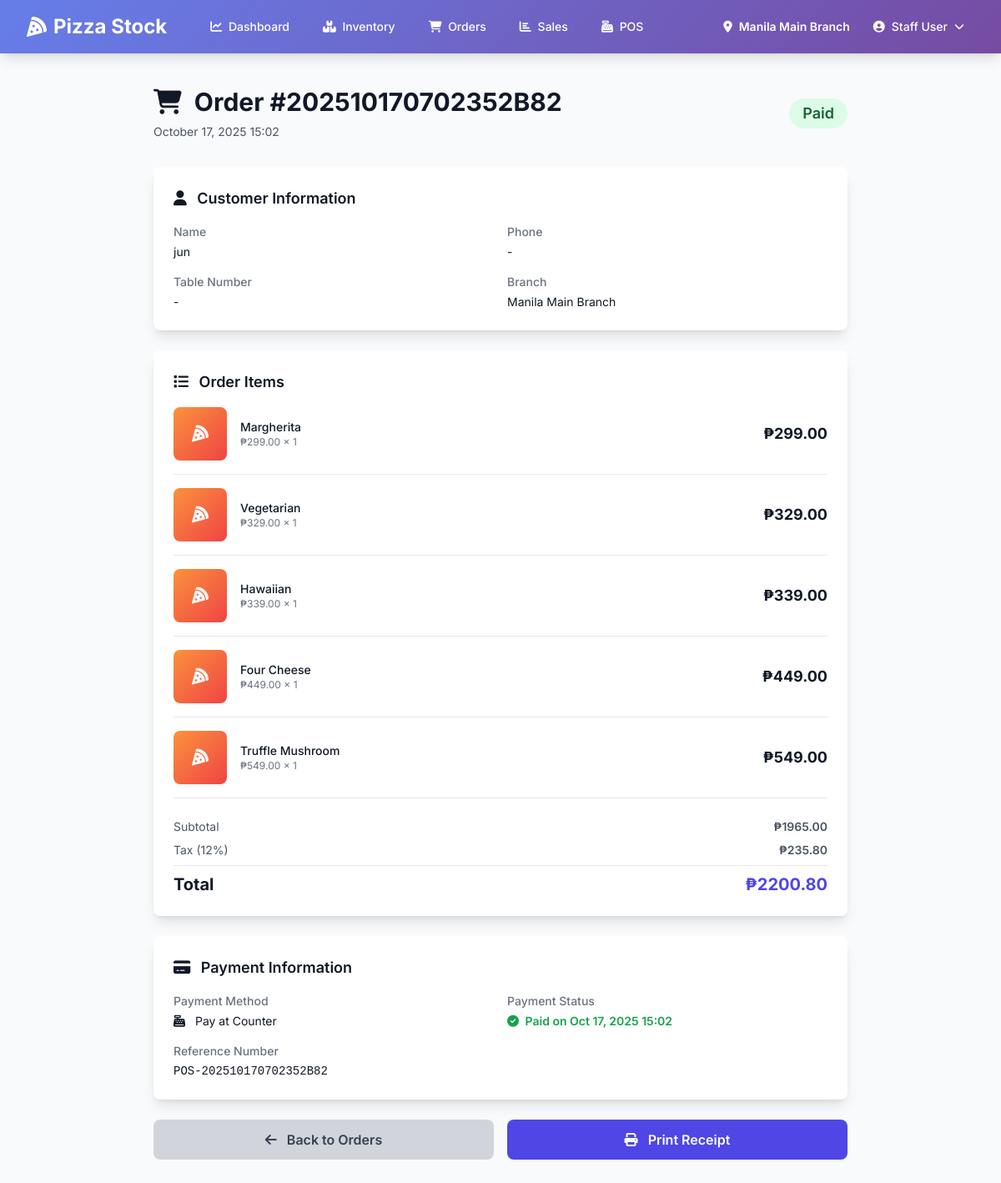
The page /orders/1/ (signed in) on the database its author committed.
### inventory/models.py (models this page shows, shortened)
class Branch(models.Model):
    name = models.CharField(max_length=100)
    code = models.CharField(max_length=20, unique=True)
    address = models.TextField()
    phone = models.CharField(max_length=20)
    is_active = models.BooleanField(default=True)
    qr_code = models.ImageField(upload_to='qr_codes/', blank=True, null=True)
    created_at = models.DateTimeField(auto_now_add=True)
    class Meta:
        ordering = ['name']
        verbose_name_plural = 'Branches'

class SKU(models.Model):
    name = models.CharField(max_length=100)
    description = models.TextField(blank=True)
    category = models.ForeignKey(Category, on_delete=models.CASCADE, related_name='skus')
    price = models.DecimalField(max_digits=8, decimal_places=2, validators=[MinValueValidator(Decimal('0.01'))])
    image = models.ImageField(upload_to='sku_images/', blank=True, null=True)
    is_active = models.BooleanField(default=True)
    created_at = models.DateTimeField(auto_now_add=True)
    updated_at = models.DateTimeField(auto_now=True)
    class Meta:
        ordering = ['category', 'name']
        verbose_name = 'SKU'
        verbose_name_plural = 'SKUs'

### users/models.py (models this page shows, shortened)
class User(AbstractUser):
    ROLE_CHOICES = [
        ('admin', 'Admin'),
        ('manager', 'Manager'),
        ('staff', 'Staff'),
    ]
    role = models.CharField(max_length=20, choices=ROLE_CHOICES, default='staff')
    phone = models.CharField(max_length=20, blank=True)
    branches = models.ManyToManyField('inventory.Branch', related_name='users', blank=True)
    created_at = models.DateTimeField(auto_now_add=True)
    updated_at = models.DateTimeField(auto_now=True)
    class Meta:
        ordering = ['-date_joined']
    def get_full_name(self):
        return f"{self.first_name} {self.last_name}".strip()
    def is_admin(self):
        return self.role == 'admin' or self.is_superuser
    def is_manager(self):
        return self.role in ['admin', 'manager'] or self.is_superuser
    def can_access_branch(self, branch):
        if self.is_admin():
            return True
        return self.branches.filter(id=branch.id).exists()

### orders/models.py (models this page shows, shortened)
class Order(models.Model):
    STATUS_CHOICES = [
        ('pending', 'Pending Payment'),
        ('paid', 'Paid'),
        ('preparing', 'Preparing'),
        ('ready', 'Ready for Pickup'),
        ('completed', 'Completed'),
        ('cancelled', 'Cancelled'),
    ]
    PAYMENT_CHOICES = [
        ('counter', 'Pay at Counter'),
        ('gcash', 'GCash'),
        ('paymaya', 'PayMaya'),
    ]
    order_number = models.CharField(max_length=20, unique=True, editable=False)
    branch = models.ForeignKey('inventory.Branch', on_delete=models.CASCADE, related_name='orders')
    customer_name = models.CharField(max_length=100, blank=True)
    customer_phone = models.CharField(max_length=20, blank=True)
    table_number = models.CharField(max_length=10, blank=True)
    subtotal = models.DecimalField(max_digits=10, decimal_places=2, default=0)
    tax = models.DecimalField(max_digits=10, decimal_places=2, default=0)
    total_amount = models.DecimalField(max_digits=10, decimal_places=2)
    payment_method = models.CharField(max_length=20, choices=PAYMENT_CHOICES)
    payment_reference = models.CharField(max_length=100, blank=True)
    status = models.CharField(max_length=20, choices=STATUS_CHOICES, default='pending')
    notes = models.TextField(blank=True)
    created_at = models.DateTimeField(auto_now_add=True)
    paid_at = models.DateTimeField(null=True, blank=True)
    completed_at = models.DateTimeField(null=True, blank=True)
    updated_at = models.DateTimeField(auto_now=True)
    class Meta:
        ordering = ['-created_at']
        indexes = [
            models.Index(fields=['-created_at']),
            models.Index(fields=['branch', 'status']),
            models.Index(fields=['order_number']),
        ]

class OrderItem(models.Model):
    order = models.ForeignKey(Order, on_delete=models.CASCADE, related_name='items')
    sku = models.ForeignKey('inventory.SKU', on_delete=models.CASCADE)
    quantity = models.PositiveIntegerField(validators=[MinValueValidator(1)])
    unit_price = models.DecimalField(max_digits=8, decimal_places=2, validators=[MinValueValidator(Decimal('0.01'))])
    notes = models.CharField(max_length=200, blank=True)
    class Meta:
        ordering = ['id']
    def get_total(self):
        return self.unit_price * self.quantity

### orders/views.py (the view)
# urls.py: path('<int:order_id>/', views.order_detail, name='detail'),
@login_required
def order_detail(request, order_id):
    order = get_object_or_404(Order, id=order_id)
    if not request.user.can_access_branch(order.branch):
        messages.error(request, 'You do not have access to this order.')
        return redirect('orders:dashboard')
    context = {
        'order': order,
    }
    return render(request, 'orders/staff/detail.html', context)

### templates/orders/staff/detail.html (shortened to what this page needs)
{% extends 'base.html' %}  {% block content %}
<div class="max-w-4xl mx-auto px-4 sm:px-6 lg:px-8">
  <div class="mb-8">
    <div class="flex items-center justify-between">
      <div>
        <h1 class="text-3xl font-bold text-gray-900">
          <i class="fas fa-shopping-cart mr-2"></i>
          Order #{{ order.order_number }}
        </h1>
        <p class="mt-2 text-sm text-gray-600">
          {{ order.created_at|date:"F d, Y H:i" }}
        </p>
      </div>
      <span
        class="px-4 py-2 inline-flex text-lg leading-5 font-semibold rounded-full {% if order.status == 'pending' %}bg-yellow-100 text-yellow-800 {% elif order.status == 'paid' %}bg-green-100 text-green-800 {% elif order.status == 'preparing' %}bg-blue-100 text-blue-800 {% elif order.status == 'ready' %}bg-purple-100 text-purple-800 {% elif order.status == 'completed' %}bg-gray-100 text-gray-800 {% elif order.status == 'cancelled' %}bg-red-100 text-red-800 {% endif %}"
      >
        {{ order.get_status_display }}
      </span>
    </div>
  </div>
  <div class="bg-white shadow-lg rounded-lg p-6 mb-6">
    <h2 class="text-lg font-semibold text-gray-900 mb-4">
      <i class="fas fa-user mr-2"></i>
      Customer Information
    </h2>
    <dl class="grid grid-cols-1 md:grid-cols-2 gap-4">
      <div>
        <dt class="text-sm font-medium text-gray-500">Name</dt>
        <dd class="mt-1 text-sm text-gray-900">
          {{ order.customer_name|default:"Walk-in Customer" }}
        </dd>
      </div>
      <div>
        <dt class="text-sm font-medium text-gray-500">Phone</dt>
        <dd class="mt-1 text-sm text-gray-900">
          {{ order.customer_phone|default:"-" }}
        </dd>
      </div>
      <div>
        <dt class="text-sm font-medium text-gray-500">Table Number</dt>
        <dd class="mt-1 text-sm text-gray-900">
          {{ order.table_number|default:"-" }}
        </dd>
      </div>
      <div>
        <dt class="text-sm font-medium text-gray-500">Branch</dt>
        <dd class="mt-1 text-sm text-gray-900">{{ order.branch.name }}</dd>
      </div>
    </dl>
  </div>
  <div class="bg-white shadow-lg rounded-lg p-6 mb-6">
    <h2 class="text-lg font-semibold text-gray-900 mb-4">
      <i class="fas fa-list mr-2"></i>
      Order Items
    </h2>
    <div class="space-y-4">
      {% for item in order.items.all %}
      <div class="flex items-center justify-between border-b pb-4">
        <div class="flex items-center flex-1">
          <div
            class="h-16 w-16 rounded-lg bg-gradient-to-br from-orange-400 to-red-500 flex items-center justify-center"
          >
            <i class="fas fa-pizza-slice text-white text-xl"></i>
          </div>
          <div class="ml-4">
            <h3 class="text-sm font-medium text-gray-900">
              {{ item.sku.name }}
            </h3>
            <p class="text-xs text-gray-500">
              ₱{{ item.unit_price }} × {{ item.quantity }}
            </p>
          </div>
        </div>
        <span class="text-lg font-bold text-gray-900"
          >₱{{ item.get_total }}</span
        >
      </div>
      {% endfor %}
    </div>
    <div class="mt-6 space-y-2">
      <div class="flex justify-between text-sm text-gray-600">
        <span>Subtotal</span>
        <span class="font-semibold">₱{{ order.subtotal }}</span>
      </div>
      <div class="flex justify-between text-sm text-gray-600">
        <span>Tax (12%)</span>
        <span class="font-semibold">₱{{ order.tax }}</span>
      </div>
      <div
        class="border-t pt-2 flex justify-between text-xl font-bold text-gray-900"
      >
        <span>Total</span>
        <span class="text-indigo-600">₱{{ order.total_amount }}</span>
      </div>
    </div>
  </div>
  <div class="bg-white shadow-lg rounded-lg p-6 mb-6">
    <h2 class="text-lg font-semibold text-gray-900 mb-4">
      <i class="fas fa-credit-card mr-2"></i>
      Payment Information
    </h2>
    <dl class="grid grid-cols-1 md:grid-cols-2 gap-4">
      <div>
        <dt class="text-sm font-medium text-gray-500">Payment Method</dt>
        <dd class="mt-1 text-sm text-gray-900">
          <i
            class="fas {% if order.payment_method == 'counter' %}fa-cash-register{% elif order.payment_method == 'gcash' %}fa-mobile-alt{% else %}fa-credit-card{% endif %} mr-2"
          ></i>
          {{ order.get_payment_method_display }}
        </dd>
      </div>
      <div>
        <dt class="text-sm font-medium text-gray-500">Payment Status</dt>
        <dd class="mt-1 text-sm text-gray-900">
          {% if order.paid_at %}
          <span class="text-green-600 font-semibold">
            <i class="fas fa-check-circle mr-1"></i>
            Paid on {{ order.paid_at|date:"M d, Y H:i" }}
          </span>
          {% else %}
          <span class="text-yellow-600 font-semibold">
            <i class="fas fa-clock mr-1"></i>
            Pending Payment
          </span>
          {% endif %}
        </dd>
      </div>
      {% if order.payment_reference %}
      <div class="md:col-span-2">
        <dt class="text-sm font-medium text-gray-500">Reference Number</dt>
        <dd class="mt-1 text-sm text-gray-900 font-mono">
          {{ order.payment_reference }}
        </dd>
      </div>
      {% endif %}
    </dl>
  </div>
  <div class="flex space-x-4">
    <a
      href="{% url 'orders:dashboard' %}"
      class="flex-1 bg-gray-300 text-gray-700 py-3 rounded-lg hover:bg-gray-400 font-semibold text-center"
    >
      <i class="fas fa-arrow-left mr-2"></i> Back to Orders
    </a>
    <button
      onclick="window.print()"
      class="flex-1 bg-indigo-600 text-white py-3 rounded-lg hover:bg-indigo-700 font-semibold"
    >
      <i class="fas fa-print mr-2"></i> Print Receipt
    </button>
  </div>
</div>
{% endblock %}

### templates/base.html (shortened to what this page needs)
<!DOCTYPE html>
<html lang="en" class="h-full bg-gray-50">
  <head>
    <script src="https://cdn.tailwindcss.com"></script>
    <link
      rel="stylesheet"
      href="https://cdnjs.cloudflare.com/ajax/libs/font-awesome/6.4.0/css/all.min.css"
    />
  </head>
  <body class="h-full">
    <div class="min-h-full">
      {% if user.is_authenticated %}
      <nav class="gradient-bg shadow-lg">
        <div class="mx-auto max-w-7xl px-4 sm:px-6 lg:px-8">
          <div class="flex h-16 justify-between items-center">
            <div class="flex items-center">
              <div class="flex-shrink-0">
                <h1 class="text-2xl font-bold text-white flex items-center">
                  <i class="fas fa-pizza-slice mr-2"></i>
                  Pizza Stock
                </h1>
              </div>
              <div class="hidden md:block ml-10">
                <div class="flex space-x-4">
                  <a
                    href="{% url 'reports:dashboard' %}"
                    class="text-white hover:bg-white hover:bg-opacity-20 px-3 py-2 rounded-md text-sm font-medium transition"
                  >
                    <i class="fas fa-chart-line mr-1"></i> Dashboard
                  </a>
                  <a
                    href="{% url 'inventory:dashboard' %}"
                    class="text-white hover:bg-white hover:bg-opacity-20 px-3 py-2 rounded-md text-sm font-medium transition"
                  >
                    <i class="fas fa-boxes mr-1"></i> Inventory
                  </a>
                  <a
                    href="{% url 'orders:dashboard' %}"
                    class="text-white hover:bg-white hover:bg-opacity-20 px-3 py-2 rounded-md text-sm font-medium transition"
                  >
                    <i class="fas fa-shopping-cart mr-1"></i> Orders
                  </a>
                  <a
                    href="{% url 'sales:dashboard' %}"
                    class="text-white hover:bg-white hover:bg-opacity-20 px-3 py-2 rounded-md text-sm font-medium transition"
                  >
                    <i class="fas fa-chart-bar mr-1"></i> Sales
                  </a>
                  <a
                    href="{% url 'sales:pos_dashboard' %}"
                    class="text-white hover:bg-white hover:bg-opacity-20 px-3 py-2 rounded-md text-sm font-medium transition"
                  >
                    <i class="fas fa-cash-register mr-1"></i> POS
                  </a>
                </div>
              </div>
            </div>
            <div class="flex items-center space-x-4">
              {% if request.current_branch %}
              <div class="text-white text-sm">
                <i class="fas fa-map-marker-alt mr-1"></i>
                <span class="font-semibold"
                  >{{ request.current_branch.name }}</span
                >
              </div>
              {% endif %}
              <div class="relative">
                <button
                  onclick="toggleDropdown()"
                  class="flex items-center text-white hover:bg-white hover:bg-opacity-20 px-3 py-2 rounded-md text-sm font-medium transition"
                >
                  <i class="fas fa-user-circle mr-2"></i>
                  {{ user.get_full_name|default:user.username }}
                  <i class="fas fa-chevron-down ml-2 text-xs"></i>
                </button>
              </div>
            </div>
          </div>
        </div>
      </nav>
      {% endif %}
      <main class="py-10">{% block content %}{% endblock %}</main>
    </div>
  </body>
</html>

### templates/base.html (style rules this page uses)
body { font-family: "Inter", sans-serif; }
.gradient-bg { background: linear-gradient(135deg, #667eea 0%, #764ba2 100%); }

### rows shown on the page
Branch: current_branch.name "Manila Main Branch"
User: get_full_name "Staff User"
Order: order_number "202510170702352B82", created_at "October 17, 2025 15:02", status "Paid", customer_name "jun", customer_phone "-", table_number "-", branch.name "Manila Main Branch", subtotal "1965.00", tax "235.80", total_amount "2200.80", payment_method "Pay at Counter", paid_at "Oct 17, 2025 15:02", payment_reference "POS-202510170702352B82"
OrderItem: sku.name "Margherita", unit_price "299.00", quantity "1", get_total "299.00"
OrderItem: sku.name "Vegetarian", unit_price "329.00", quantity "1", get_total "329.00"
OrderItem: sku.name "Hawaiian", unit_price "339.00", quantity "1", get_total "339.00"
OrderItem: sku.name "Four Cheese", unit_price "449.00", quantity "1", get_total "449.00"
OrderItem: sku.name "Truffle Mushroom", unit_price "549.00", quantity "1", get_total "549.00"
